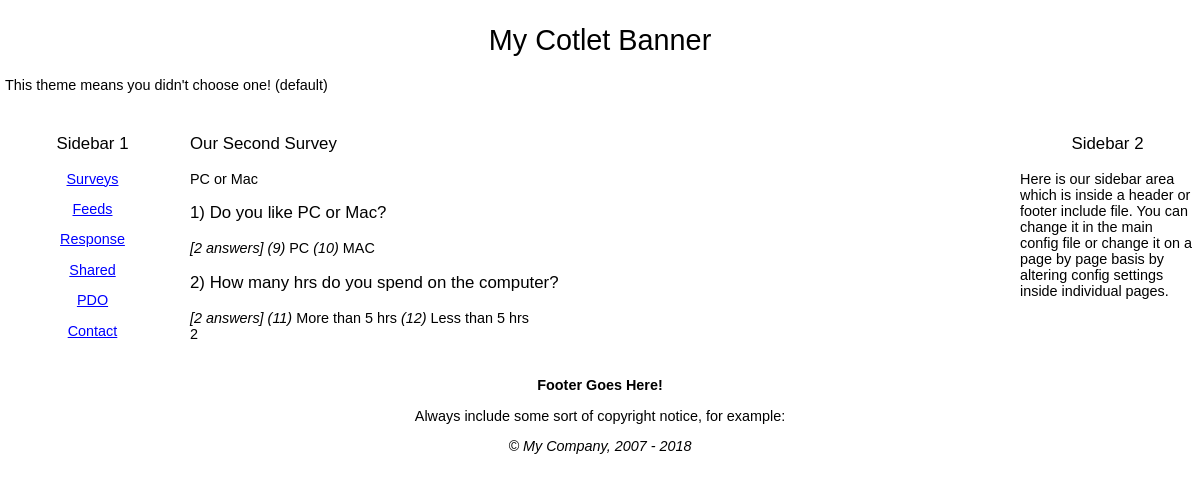
Screenshot of /surveys/survey_view-test.php?id=2 with the database file from the repository.
### tables this page shows
CREATE TABLE wn18_surveys(
SurveyID INT UNSIGNED NOT NULL AUTO_INCREMENT,
AdminID INT UNSIGNED DEFAULT 0,
Title VARCHAR(255) DEFAULT '',
Description TEXT DEFAULT '',
DateAdded DATETIME,
LastUpdated TIMESTAMP DEFAULT 0 ON UPDATE CURRENT_TIMESTAMP,
TimesViewed INT DEFAULT 0,
Status INT DEFAULT 0,
PRIMARY KEY (SurveyID)
);

CREATE TABLE wn18_questions(
QuestionID INT UNSIGNED NOT NULL AUTO_INCREMENT,
SurveyID INT UNSIGNED DEFAULT 0,
Question TEXT DEFAULT '',
Description TEXT DEFAULT '',
DateAdded DATETIME,
LastUpdated TIMESTAMP DEFAULT 0 ON UPDATE CURRENT_TIMESTAMP,
PRIMARY KEY (QuestionID),
INDEX SurveyID_index(SurveyID),
FOREIGN KEY (SurveyID) REFERENCES wn18_surveys(SurveyID) ON DELETE CASCADE
);

CREATE TABLE wn18_answers(
AnswerID INT UNSIGNED NOT NULL AUTO_INCREMENT,
QuestionID INT UNSIGNED DEFAULT 0,
Answer TEXT DEFAULT '',
Description TEXT DEFAULT '',
DateAdded DATETIME,
LastUpdated TIMESTAMP DEFAULT 0 ON UPDATE CURRENT_TIMESTAMP,
Status INT DEFAULT 0,
PRIMARY KEY (AnswerID),
INDEX QuestionID_index(QuestionID),
FOREIGN KEY (QuestionID) REFERENCES wn18_questions(QuestionID) ON DELETE CASCADE
);

### surveys/SurveySez/Survey.php (called while the page is built, shortened)
<?php
class Survey
{
	 public $TotalQuestions = 0;
	 protected $aQuestion = Array();
    function __construct($id)
	{
		$this->SurveyID = (int)$id;
		$iConn = \IDB::conn();
		$sql = sprintf("select Title, Description from " . PREFIX . "surveys Where SurveyID =%d",$this->SurveyID);
		$result = mysqli_query($iConn,$sql) or die(trigger_error(mysqli_error($iConn), E_USER_ERROR));
		if (mysqli_num_rows($result) > 0)
		{
			$this->isValid = TRUE;
			while ($row = mysqli_fetch_assoc($result))
			{
			     $this->Title = dbOut($row['Title']);
			     $this->Description = dbOut($row['Description']);
			}
		}
		$sql = sprintf("select QuestionID, Question, Description from " . PREFIX . "questions where SurveyID =%d",$this->SurveyID);
		$result = mysqli_query($iConn,$sql) or die(trigger_error(mysqli_error($iConn), E_USER_ERROR));
		if (mysqli_num_rows($result) > 0)
		{
		   while ($row = mysqli_fetch_assoc($result))
		   {
				$this->TotalQuestions += 1;
				$this->aQuestion[] = new Question(dbOut($row['QuestionID']),dbOut($row['Question']),dbOut($row['Description']),$this->TotalQuestions);
		   }
		}
		$this->TotalQuestions = count($this->aQuestion);
	    $sql = "select a.AnswerID, a.Answer, a.Description, a.QuestionID from
		" . PREFIX . "surveys s inner join " . PREFIX . "questions q on q.SurveyID=s.SurveyID
		inner join " . PREFIX . "answers a on a.QuestionID=q.QuestionID
		where s.SurveyID = %d
		order by a.AnswerID asc";
		$sql = sprintf($sql,$this->SurveyID);
		$result = mysqli_query($iConn,$sql) or die(trigger_error(mysqli_error($iConn), E_USER_ERROR));
		if (mysqli_num_rows($result) > 0)
		{
		   while ($row = mysqli_fetch_assoc($result))
		   {
			    $QuestionID = (int)$row['QuestionID'];
		   }
		}
	}
}

### inc_0700/MyAutoLoader.php (called while the page is built, shortened)
<?php
class MyAutoLoader
{
	public static function NamespaceLoader($class)
    {
		$path = str_replace(array('/', '\\'), DIRECTORY_SEPARATOR, $class);
        $path = $path . '.php';
		if (file_exists($path)) {
			return;
		}
    }
    public static function IncludePathLoader($class)
    {
		$class = str_replace(array('/', '\\'), DIRECTORY_SEPARATOR, $class);
        $class_path = INCLUDE_PATH . $class . '.php';
		$legacy_path = INCLUDE_PATH . $class . '_inc.php';
    }
}

### surveys/SurveySez/Answer.php (called while the page is built, shortened)
<?php
class Answer
{
    function __construct($AnswerID,$answer,$description)
	{
		$this->AnswerID = (int)$AnswerID;
		$this->Text = $answer;
		$this->Description = $description;
	}
}

### surveys/survey_view-test.php (the view, shortened to what this page needs)
<?php
require '../inc_0700/config_inc.php';
if(isset($_GET['id']) && (int)$_GET['id'] > 0){
	 $myID = (int)$_GET['id'];
}else{
	myRedirect(VIRTUAL_PATH . "surveys/index.php");
}
$mySurvey = new SurveySez\MY_Survey($myID);
?>
<h3><?=$mySurvey->Title;?></h3>
<?php
if($mySurvey->isValid)
{
	echo '<p class="text-muted">' . $mySurvey->Description . '</p>';
	echo $mySurvey->showQuestions();
    echo SurveySez\MY_Survey::responseList($myID);
}else{
	echo "Sorry, no such survey!";
}

### surveys/MY_Survey.php (shortened to what this page needs)
<?php
class MY_Survey extends Survey
{
    function __construct($id)
	{
		parent::__construct($id);
	}
	public static function responseList($id)
	{
		return $id;
	}
	function showQuestions()
	{
		$myReturn = '';
		if($this->TotalQuestions > 0)
		{
			foreach($this->aQuestion as $question)
			{
				$myReturn .= '
				<div class="panel panel-default">
                <div class="panel-heading">
                  <h3 class="panel-title">' . $question->Number . ') ' . $question->Text . '</h3>
                </div>
                <div class="panel-body">
                   ' . $question->showAnswers() . '
                </div>
              </div>';
			}
		}else{
			$myReturn .= 'There are currently no questions for this survey.';
		}
		return $myReturn;
	}
}

### surveys/SurveySez/Question.php (shortened to what this page needs)
<?php
class Question
{
	 public $aAnswer = Array();
	 public $TotalAnswers = 0;
	function __construct($id,$question,$description,$number)
	{
		$this->QuestionID = (int)$id;
		$this->Text = $question;
		$this->Number = $number;
	}
	function showAnswers()
	{
		$myReturn = '';
		if($this->TotalAnswers != 1){$s = 's';}else{$s = '';}
		$myReturn .= "<em>[" . $this->TotalAnswers . " answer" . $s . "]</em> ";
		foreach($this->aAnswer as $answer)
		{
			$myReturn .= "<em>(" . $answer->AnswerID . ")</em> ";
			$myReturn .= $answer->Text . " ";
		}
		$myReturn .= "<br />";
		return $myReturn;
	}
}

### include/default_style.css (style rules this page uses)
body { font-size: .9em; font-family: Verdana, Geneva, Arial, Helvetica, sans-serif; padding:0; margin:0; background-color:#FFFFFF; }
h1, h2, h3, h4, h5, h6 { font-weight: normal; }

### rows the page displays
wn18_surveys: Title "Our Second Survey", Description "PC or Mac"
wn18_questions: Number "1", Question "Do you like PC or Mac?", TotalAnswers "2", AnswerID "9", value "PC"
wn18_answers: AnswerID "10", value "MAC"
wn18_questions: Number "2", Question "How many hrs do you spend on the computer?", TotalAnswers "2"
wn18_answers: AnswerID "11", value "More than 5 hrs"
wn18_answers: AnswerID "12", value "Less than 5 hrs"

### other values shown
$config->banner "My Cotlet Banner"
$aText[0] "Surveys"
$aText[0] "Feeds"
$aText[0] "Response"
$aText[0] "Shared"
$aText[0] "PDO"
$aText[0] "Contact"
SurveySez\MY_Survey::responseList($myID) "2"
